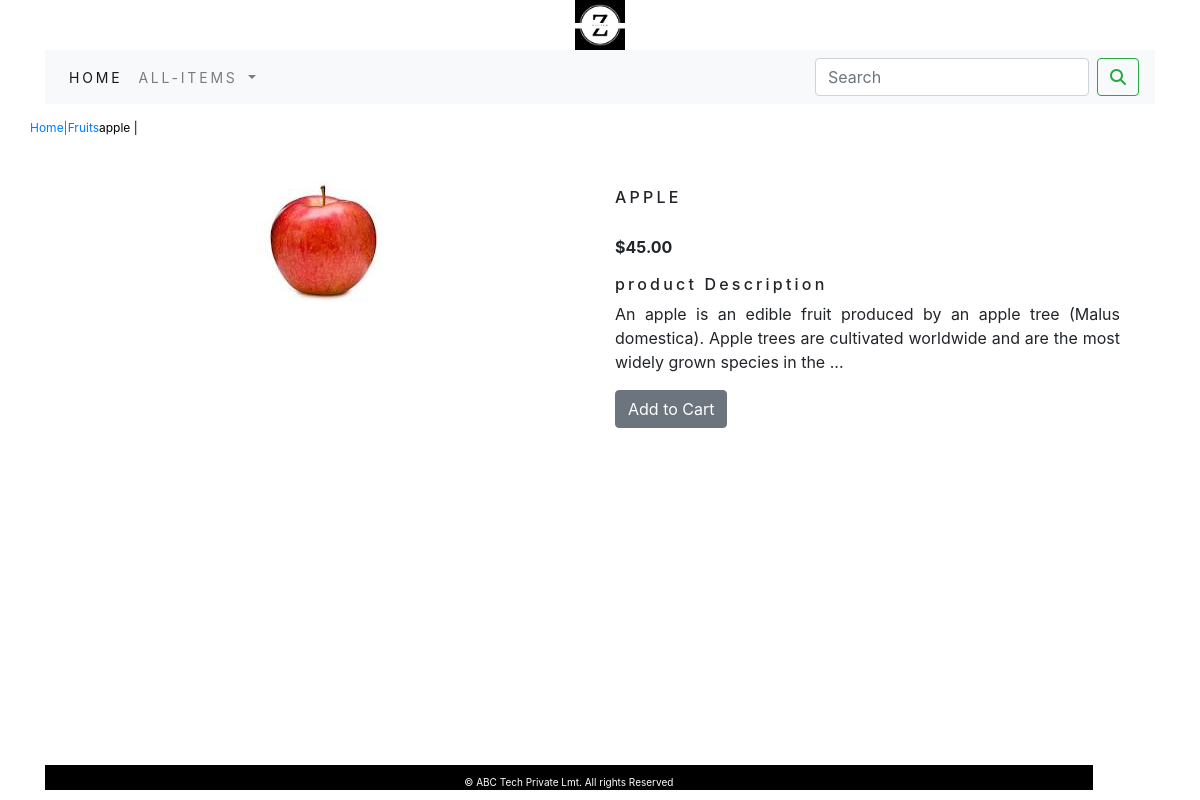
The page /shop/fruits/apple/ on the database its author committed.
### shopapp/models.py (models this page shows, shortened)
class Product(models.Model):
    name=models.CharField(max_length=250,unique=True)
    slug=models.SlugField(max_length=250,unique=True)
    description=models.TextField(blank=True)
    Price=models.DecimalField(max_digits=10,decimal_places=2)
    category=models.ForeignKey(Category, on_delete=models.CASCADE)
    image=models.ImageField(upload_to='Product')
    stock=models.IntegerField()
    available=models.BooleanField(default=True)
    created=models.DateTimeField(auto_now_add=True)
    updated=models.DateTimeField(auto_now=True)
    class Meta:
        ordering = ['name']
        verbose_name = 'product'
        verbose_name_plural = 'products'

class Category(models.Model):
    name = models.CharField(max_length=250, unique=True)
    slug = models.SlugField(max_length=250, unique=True)
    description = models.TextField(blank=True)
    image = models.ImageField(upload_to='Category',blank=True)
    class Meta:
        ordering = ['name']
        verbose_name = 'category'
        verbose_name_plural = 'Categories'
    def get_url(self):
        return reverse('shopapp:Product_by_category',args=[self.slug])
    def __str__(self):
        return '{}'.format(self.name)

### shopapp/views.py (the view)
# urls.py: path('<slug:c_slug>/<slug:product_slug>/',views.prodetail, name='prodetail')
def prodetail(request,c_slug,product_slug):
        product=Product.objects.get(category__slug=c_slug,slug=product_slug)
        return render(request,'product.html',{'product':product})

### cartapp/context_processor.py (called while the page is built)
def counter(request):
    item_count=0
    if 'admin' in request.path:
        return {}
    else:
         try:
             cart=Cart.objects.filter(cart_id=cart_id(request))
             cart_item=CartItem.objects.all().filter(cart=cart[:1])
             for i in cart_item:
                 item_count += i.quandity
         except Cart.DoesNotExist:
             item_count=0
    return dict(item_count=item_count)

### cartapp/views.py (called while the page is built)
def cart_id(request):
    cart = request.session.session_key
    if not cart:
        cart=request.session.create()
    return cart

### shopapp/context_processor.py (called while the page is built)
def menu_links(request):
    links=Category.objects.all()
    return dict(links=links)

### templates/product.html (shortened to what this page needs)
{% extends 'base.html' %}
{% load static %}
{% block body %}
<div class="row my_prod">
    <div class="mx_auto">
        <p>
            <a href="{% url 'shopapp:allProdCat' %}">Home|<a href="{{product.category.get_url}}">{{product.category}}</a>{{product.name}} </a>|
        </p>
    </div>
</div>
<div class="container">
    <div class="row">
        <div class="col-12 col sm-12 col-md-12 col-lg-6 text-center" style="min-width:18rem;">
            <img src="{{product.image.url}}" alt="{{product.name}}">
        </div>
            <div class="col-12 col-sm-12 col-md-12 col-lg-6">
                <h1 class="my_prod_title">{{product.name}}</h1>
                <p><b>${{product.Price}}</b></p>
                <h3 class="my_title">product Description</h3>
                <p class="text-justify my_prod_text">{{product.description}}</p>
                {% if product.stock <= 0 %}
                <h4 class="text-justify my_prod_text">Out Of Stock</h4>
                {% else %}
                <a class="btn btn-secondary" href="{% url 'cartapp:add_cart' product.id %}"> Add to Cart </a>
                {% endif %}
            </div>
    </div>
</div>
{% endblock %}

### static/custom.css (style rules this page uses)
.my_title { font-size:16px; text_transform:uppercase; letter-spacing:.2em; }
.my_prod { padding-top:15px; padding-bottom:20px; }
.my_prod .mx_auto { color:black; font-size:12px; text_decoration:None; }
.my_prod_title { font-size:16px; text-transform:uppercase; letter-spacing:.2em; padding-top:15px; padding-bottom:20px; }
.my_prod_text { padding-right:20px; }

### rows shown on the page
Product: category "Fruits", name "apple", image (picture), name "APPLE", Price "45.00", description "An apple is an edible fruit produced by an apple tree (Malus domestica). Apple trees are cultivated worldwide and are the most widely grown species in the ..."
